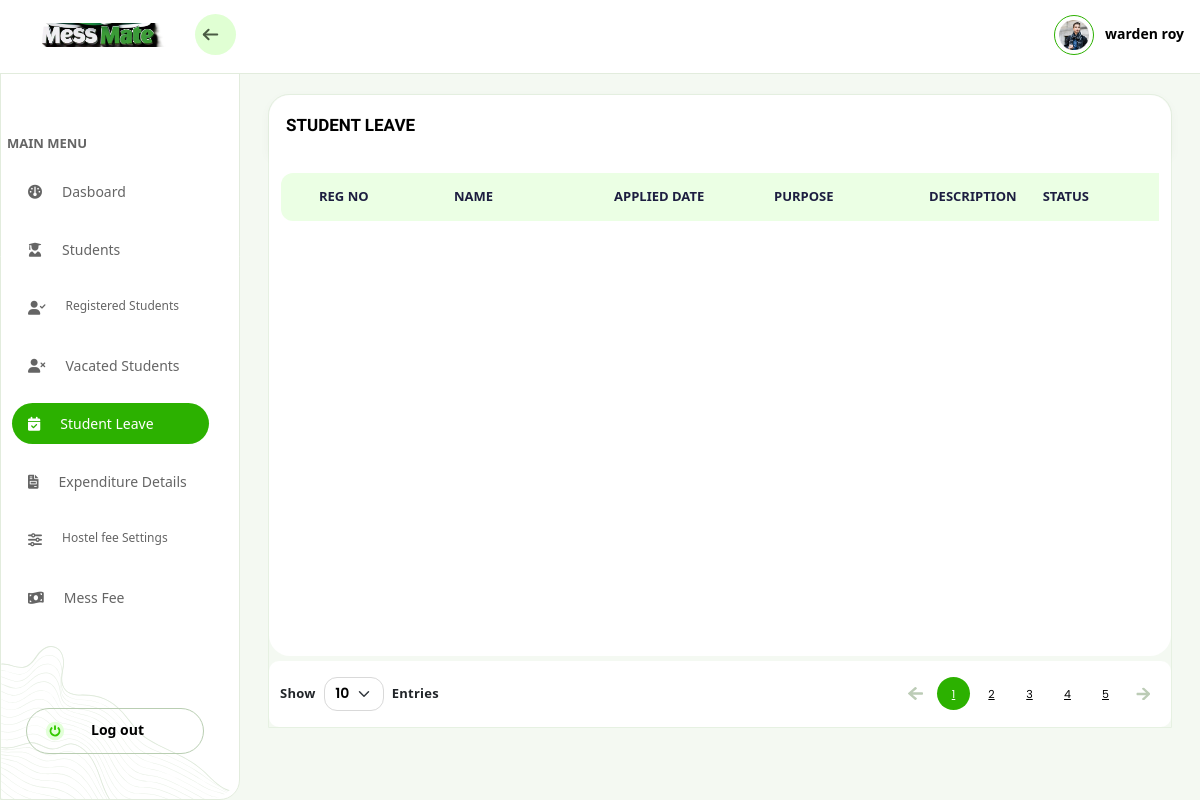
Page /student/leave_applications/ (signed in) on the earlier database version.
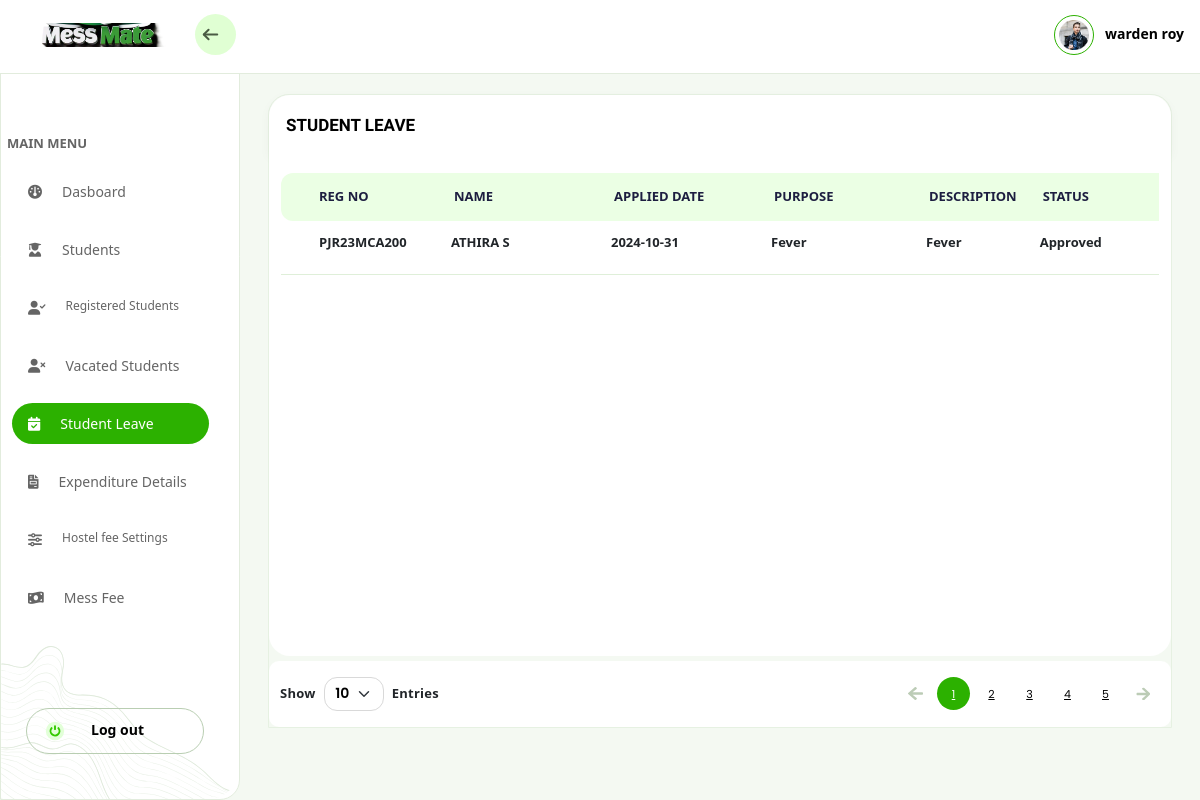
Same page on the later database version.
### student/models.py (models this page shows, shortened)
class LeaveApplication(models.Model):
    STATUS_CHOICES = [
        ('pending', 'Pending'),
        ('approved', 'Approved'),
        ('rejected', 'Rejected'),
    ]
    user = models.ForeignKey(CustomUser, on_delete=models.CASCADE)  # The user applying for leave (CustomUser)
    purpose = models.CharField(max_length=255)  # Purpose of the leave
    description = models.TextField()  # Description of the leave
    status = models.CharField(max_length=10, choices=STATUS_CHOICES, default='pending')  # Status of the application
    applied_date = models.DateTimeField(auto_now_add=True)  # Automatically sets the date when the leave is applied
    start_date = models.DateField()  # Leave start date
    end_date = models.DateField()  # Leave end date
    class Meta:
        ordering = ['-applied_date']

### mess_app/models.py (models this page shows, shortened)
class CustomUser(AbstractUser):
       GENDER_CHOICES = [
        ('M', 'Male'),
        ('F', 'Female'),
    ]
       COURSE_CHOICES = [
        ('CSE', 'B.Tech(Computer Science Engineering) '),
        ('EC', 'B.Tech(Electronics & Communication Engineering)'),
        ('EEE', 'B.Tech(Electrical & Electronics Engineering)'),
        ('CHE', 'Diploma in Computer Hardware Engineering'),
        ('EL', 'Diploma in Electronics Engineering'),
        ('DEEE', 'Diploma in Electrical & Electronics Engineering'),
        ('MCA', 'MCA'),
    ]
       email = models.EmailField(unique=True)
       dob=models.DateField(blank=False, null=True)
       gender=models.CharField(max_length=1, choices=GENDER_CHOICES,blank=False, null=True)
       address=models.TextField(blank=False, null=True)
       course = models.CharField(max_length=4, choices=COURSE_CHOICES,blank=False, null=True)
       reg_no=models.CharField(max_length=15,unique=True,blank=False, null=True)
       sem=models.PositiveIntegerField(blank=False, null=True)
       start_year = models.IntegerField(blank=False,null=True)
       end_year = models.IntegerField(blank=False,null=True)
       ph_no=models.CharField(max_length=15,blank=False, null=True)
       guard_name=models.CharField(max_length=100,blank=False, null=True)
       guard_phn=models.CharField(max_length=15,blank=False, null=True)
       is_active = models.BooleanField(default=False)
       past_stud= models.BooleanField(default=False,blank=True,null=True)

### student/views.py (the view)
# urls.py: path('leave_applications/', views.leave_applications_list, name='leave_applications'),
@login_required
def leave_applications_list(request):
    user = request.user
    if request.method == 'POST':
        form = LeaveApplicationForm(request.POST)
        if form.is_valid():
            leave_application = form.save(commit=False)
            leave_application.user = user  # Set the current user as the one applying for leave
            leave_application.save()
            return redirect('leave_applications')  # Redirect after successful submission
    else:
        form = LeaveApplicationForm()
    if user.is_superuser:
        leaves = LeaveApplication.objects.all()
        return render(request, 'warden_leave_list.html', {
        'leaves': leaves,
            })
    else:
        leaves = LeaveApplication.objects.filter(user=user)
        return render(request, 'student/leave.html', {
        'leaves': leaves,
        'form': form
            })
    return None

### mess_app/context_processors.py (called while the page is built)
def admin_status(request):
    return {
        'profile': request.user,  # Adjust this logic if needed
    }

### templates/warden_leave_list.html (shortened to what this page needs)
{% extends "navbar.html" %}
{% load static %}
{% block table %}
<div class="db-rt-outer">
    <div class="db-rt-cont-area">
        <div class="top-panel-wrp">
            <div class="title">STUDENT LEAVE</div>
        </div>
        <div class="common-table-wrp">
            <div class="table-responsive">
                <table class="table common-table-listing">
                    <thead>
                        <tr>
                            <th scope="col" class="client">REG NO</th>
                            <th scope="col" class="client">NAME</th>
                            <th scope="col" class="client">APPLIED DATE</th>
                            <th scope="col" class="title">PURPOSE</th>
                            <th scope="col" class="link">DESCRIPTION</th>
                            <th scope="col" class="phone">STATUS</th>
                          </tr>
                    </thead>
                    <tbody>
                        {% for leave in leaves %}
                        <tr>
                            <td>{{leave.user.reg_no}}</td>
                            <td>{{leave.user.first_name|upper}} {{leave.user.last_name|upper}}</td>
                            <td>{{leave.applied_date|date:"Y-m-d "}}</td>
                            <td>{{leave.purpose}}</td>
                            <td>{{leave.description}}</td>
                            <td>{{ leave.get_status_display }}</td>
                        </tr>
                      {% endfor %}
                    </tbody>
                </table>
            </div>
        </div>
        <div class="pagination-wrp">
            <div class="sort">
                Show
                <select class="page-sort form-select" name="" id="">
                    <option value="">10</option>
                </select>
                Entries
            </div>
            <div class="page-navigate">
                <a href="#" class="arrow-nav prev"><img src="img/pagination-arrow.svg" alt=""></a>
                <a href="#" class="counts active">1</a>
                <a href="#" class="counts">2</a>
                <a href="#" class="counts">3</a>
                <a href="#" class="counts">4</a>
                <a href="#" class="counts">5</a>
                <a href="#" class="arrow-nav next"><img src="img/pagination-arrow.svg" alt=""></a>
            </div>
        </div>
    </div>
</div>
{% endblock %}

Differences in the rows shown:
added LeaveApplication: user.reg_no "PJR23MCA200", user.first_name "ATHIRA", user.last_name "S", applied_date "2024-10-31", purpose "Fever", description "Fever", status "Approved"
